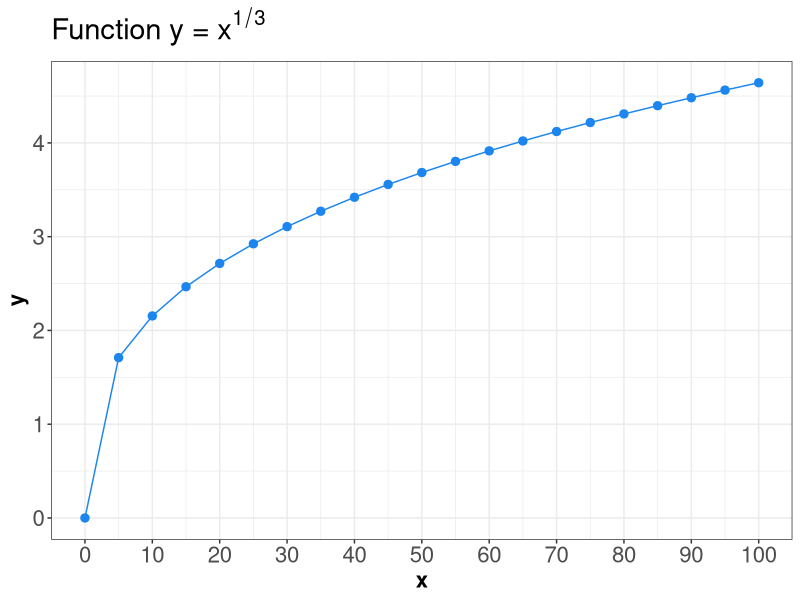
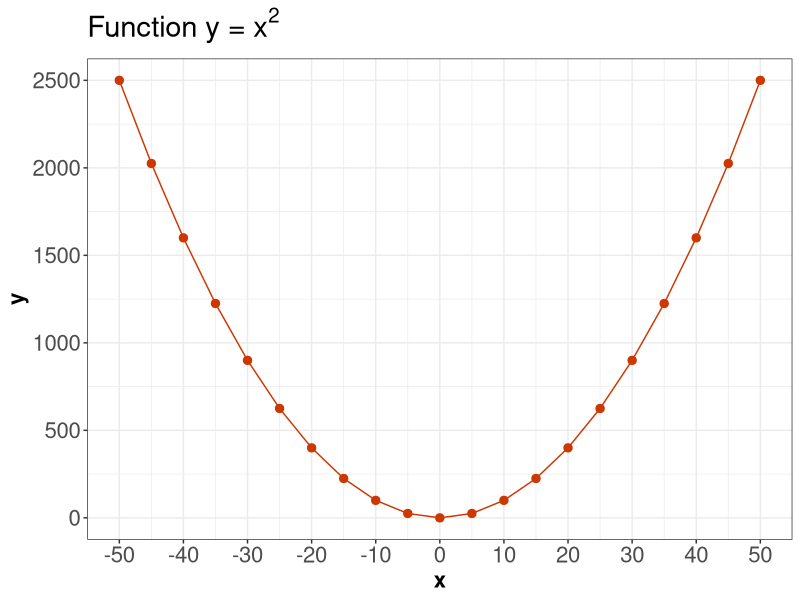

The R script that drew these images, in order:
## ---- chunk 1
#| output: false
#| message: false
#| warning: false
#| echo: false

library(tidyverse)
library(knitr)
library(kableExtra)
## ---- chunk 2
#| label: tbl-pmf-gangs
#| tbl-cap: "Probability mass function for the number of Gangs."
#| echo: false

PMF_G <- tribble(
  ~ngang, ~p,
  1, 0.2,
  2, 0.4,
  3, 0.3,
  4, 0.1,
)

PMF_G <- kable(PMF_G,
  col.names = c("Number of Gangs", "Probability"),
  align = "cc")
PMF_G
## ---- chunk 3
#| label: tbl-pmf-los
#| tbl-cap: "Probability mass function for the length of stay (LOS) in days."
#| echo: false

PMF_LOS <- tribble(
  ~ndays, ~p,
  1, 0.25,
  2, 0.35,
  3, 0.2,
  4, 0.1,
  5, 0.1
)

PMF_LOS <- kable(PMF_LOS,
  col.names = c("Length of Stay (LOS) in Days", "Probability"),
  align = "cc")
PMF_LOS
## ---- chunk 4
#| echo: false

raw_data <- data.frame(
  LOS = c(rep(1, 4), rep(2, 4), rep(3, 4), rep(4, 4), rep(5, 4)), Gangs = rep(1:4, 5),
  Probability = c(
    0.00170, 0.04253, 0.12471, 0.08106,
    0.02664, 0.16981, 0.13598, 0.01757,
    0.05109, 0.11563, 0.03203, 0.00125,
    0.04653, 0.04744, 0.00593, 0.00010,
    0.07404, 0.02459, 0.00135, 0.00002
  )
)

joint_distribution <- raw_data |>
  mutate(
    LOS = str_c("LOS = ", LOS),
    Gangs = str_c("Gangs = ", Gangs)
  ) |>
  pivot_wider(id_cols = LOS, names_from = Gangs, values_from = Probability) |>
  column_to_rownames("LOS") |>
  as.matrix()

display_joint_distribution <- joint_distribution |>
  kable("html", align = c("ccccc")) |>
  column_spec(1, bold = TRUE, border_right = TRUE, width = "5em")   
## ---- chunk 5
#| label: tbl-joint-pmg-gangs-los
#| tbl-cap: "Joint probability mass function for the number of Gangs and length of stay (LOS) in days."
#| output: false

joint_distribution
## ---- chunk 6
#| echo: false

display_joint_distribution
## ---- chunk 7
sum(joint_distribution)
## ---- chunk 8
#| output: false
joint_distribution
## ---- chunk 9
#| echo: false

display_joint_distribution
## ---- chunk 10
#| output: false
#| echo: true

rowSums(joint_distribution)
## ---- chunk 11
#| output: true
#| message: false
#| warning: false
#| echo: false

rowSums(joint_distribution) |>
  kable(
    col.names = "Probability", 
    align = "c"
  ) |>
  column_spec(1, bold = TRUE, border_right = TRUE, width = "5em")
## ---- chunk 12
#| output: false
#| echo: true

colSums(joint_distribution)
## ---- chunk 13
#| output: true
#| message: false
#| warning: false
#| echo: false

colSums(joint_distribution) |>
  kable(col.names = "Probability", align = "c") |>
  column_spec(1, bold = TRUE, border_right = TRUE, width = "5em")
## ---- chunk 14
#| output: false
joint_distribution
## ---- chunk 15
#| echo: false

display_joint_distribution
## ---- chunk 16
Marginal_PMF_LOS <- tribble(
  ~n_days, ~p,
  1, 0.25,
  2, 0.35,
  3, 0.2,
  4, 0.1,
  5, 0.1
)
Marginal_PMF_LOS
## ---- chunk 17
Marginal_PMF_Gangs <- tribble(
  ~n_gangs, ~p,
  1, 0.2,
  2, 0.4,
  3, 0.3,
  4, 0.1,
)
Marginal_PMF_Gangs
## ---- chunk 18
# Expected value of LOS, E(LOS)
E_LOS <- sum(Marginal_PMF_LOS$n_days * Marginal_PMF_LOS$p)
E_LOS
## ---- chunk 19
# Expected value of Gangs, E(Gangs)
E_Gangs <- sum(Marginal_PMF_Gangs$n_gangs * Marginal_PMF_Gangs$p)
E_Gangs
## ---- chunk 20
# Melting (manually!) our matrix containing the joint distribution of LOS and Gangs
joint_distribution <- data.frame(
  LOS = c(rep(1, 4), rep(2, 4), rep(3, 4), rep(4, 4), rep(5, 4)), Gangs = rep(1:4, 5),
  p = c(
    0.00170, 0.04253, 0.12471, 0.08106,
    0.02664, 0.16981, 0.13598, 0.01757,
    0.05109, 0.11563, 0.03203, 0.00125,
    0.04653, 0.04744, 0.00593, 0.00010,
    0.07404, 0.02459, 0.00135, 0.00002
  )
)
joint_distribution
## ---- chunk 21
# Expected value LOS times Gangs, E(LOS x Gangs)
E_LOS_Gangs <- sum(joint_distribution$LOS * joint_distribution$Gangs * joint_distribution$p)
E_LOS_Gangs
## ---- chunk 22
non_linear_pairs <- tibble(x = seq(from = 0, to = 100, by = 5), y = x^(1 /3))
non_linear_pairs
## ---- chunk 23
#| echo: false 
#| message: false
#| warning: false
#| fig.height: 8
#| fig.width: 12.5

ggplot(non_linear_pairs, aes(x, y)) +
  geom_point(size = 2.5, colour = "dodgerblue2") +
  geom_line(colour = "dodgerblue2") +
  theme_bw() +
  theme(plot.title = element_text(size = 21),
    axis.text = element_text(size = 16),
    axis.title = element_text(size = 16, face = "bold")) +
  scale_x_continuous(breaks = seq(from = 0, to = 100, by = 10)) +
  scale_y_continuous(breaks = 0:10) +
  ggtitle(expression(paste("Function ", 'y = ', x^{1/3})))
## ---- chunk 24
#| output: false

tribble(
  ~Pearson, ~Kendall,
  round(cor(non_linear_pairs, method = "pearson")[1, 2], 4),
  round(cor(non_linear_pairs, method = "kendall")[1, 2], 4)
)
## ---- chunk 25
#| echo: false 

tribble(
  ~Pearson, ~Kendall,
  round(cor(non_linear_pairs, method = "pearson")[1, 2], 4),
  round(cor(non_linear_pairs, method = "kendall")[1, 2], 4)
) |>
  kable(align = "cc")
## ---- chunk 26
parabola_pairs <- tibble(x = seq(from = -50, to = 50, by = 5), y = x^2)
parabola_pairs
## ---- chunk 27
#| echo: false 
#| message: false
#| warning: false
#| fig.height: 8
#| fig.width: 12.5

ggplot(parabola_pairs, aes(x, y)) +
  geom_point(size = 2.5, colour = "orangered3") +
  geom_line(colour = "orangered3") +
  theme_bw() +
  theme(plot.title = element_text(size = 21),
    axis.text = element_text(size = 16),
    axis.title = element_text(size = 16, face = "bold")) +
  scale_x_continuous(breaks = seq(from = -50, to = 50, by = 10)) +
  scale_y_continuous(breaks = seq(from = 0, to = 2500, by = 500)) +
  ggtitle(expression(paste("Function ", 'y = ', x^2)))
## ---- chunk 28
#| output: false

tribble(
    ~ Pearson, ~ Kendall,
    round(cor(parabola_pairs, method = "pearson")[1,2], 4), 
    round(cor(parabola_pairs, method = "kendall")[1,2], 4)
)
## ---- chunk 29
#| echo: false 

tribble(
    ~ Pearson, ~ Kendall,
    round(cor(parabola_pairs, method = "pearson")[1,2], 4), 
    round(cor(parabola_pairs, method = "kendall")[1,2], 4)
) |>
  kable(align = "cc")
